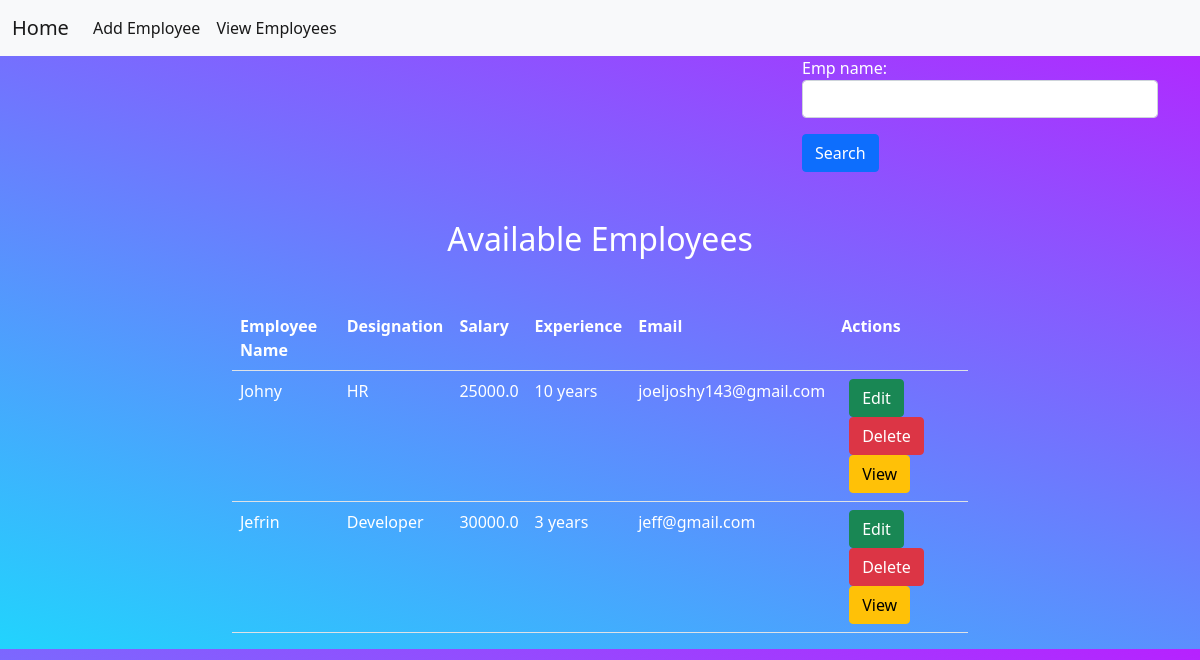
Before: /Employees/employees with the older database file.
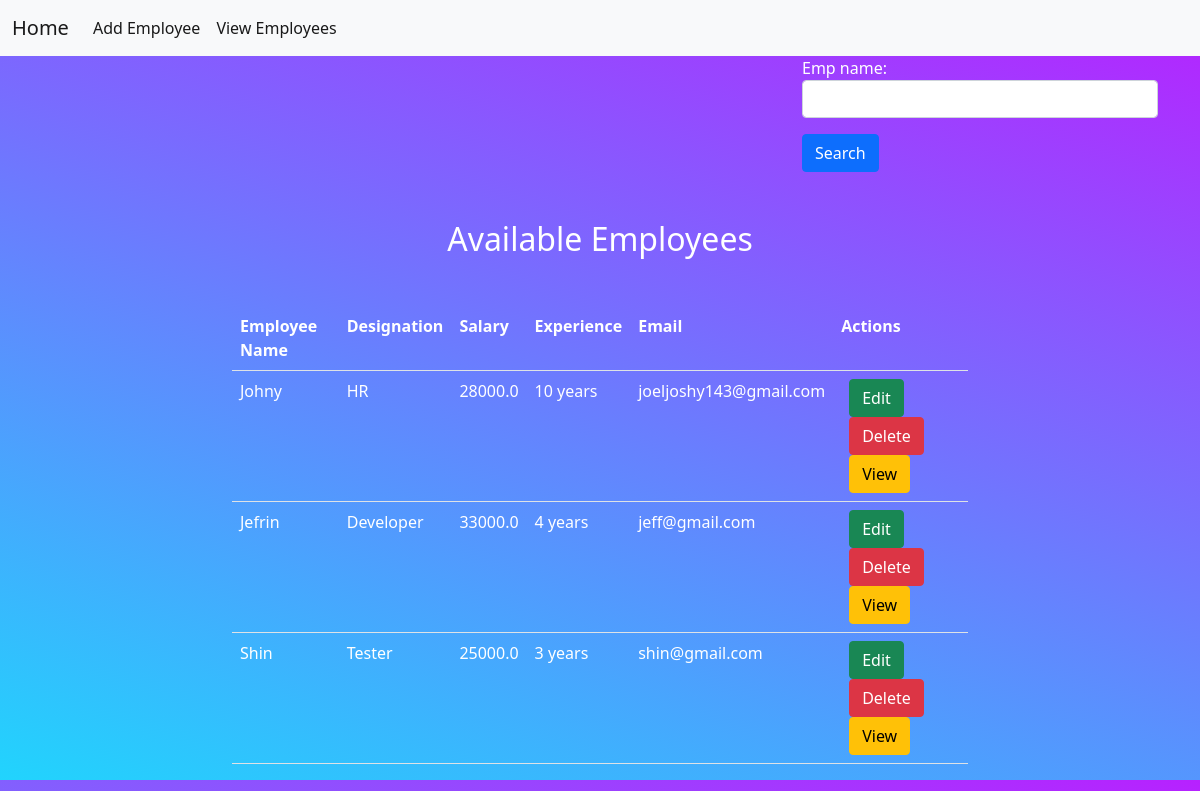
After: the same page with the newer database file.
### Employees/models.py (models this page shows, shortened)
class AddEmployee(models.Model):
    emp_name = models.CharField(max_length=70)
    desig = models.CharField(max_length=30)
    salary = models.FloatField(default=50)
    exp = models.IntegerField()
    email = models.EmailField(max_length=250, unique=True)

### Employees/views.py (the view, shortened to what this page needs)
# urls.py: path('employees',get_employee,name='emplist'),
def get_employee(request):
    context = {}
    form = SearchForm()
    context['form'] = form
    emps = AddEmployee.objects.all()
    context['emps'] = emps
    return render(request,"employee_list.html",context)

### Employees/forms.py
class SearchForm(forms.Form):
    emp_name = forms.CharField(max_length=20,widget=(forms.TextInput(attrs={'class':'form-control'})))

### Employees/templates/employee_list.html (shortened to what this page needs)
<!DOCTYPE html>
{%extends 'base.html'%}
{%block body_block%}
    <div class="container text-white">
        <div class="row">
            <div class="col-4"></div>
            <div class="col-4"></div>
            <div class="col-4">
                <form action="" method="post">
                    {{form.as_p}}
                    <input type="submit" value="Search" class="btn btn-primary">
                </form>
            </div>
        </div>
        <div class="row">
            <div class="col-2"></div>
            <div class="col-8">
                <h2 class="text-center mt-5">Available Employees</h2>
                <table class="table text-white mt-5">
                    <tr>
                        <th>Employee Name</th>
                        <th>Designation</th>
                        <th>Salary</th>
                        <th>Experience</th>
                        <th>Email</th>
                        <th>Actions</th>
                    </tr>
                    {%if emps%}
                    {%for emp in emps%}
                    <tr>
                        <td>{{emp.emp_name}}</td>
                        <td>{{emp.desig}}</td>
                        <td>{{emp.salary}}</td>
                        <td>{{emp.exp}} years</td>
                        <td>{{emp.email}}</td>
                        <td class="text-white">
                            <a href="{%url 'update' emp.id%}" class="btn btn-success ms-2">Edit</a>
                            <a href="{%url 'remove' emp.id%}" class="btn btn-danger ms-2">Delete</a>
                            <a href="{%url 'details' emp.id%}" class="btn btn-warning ms-2">View</a>
                    </td>
                    </tr>
                    {%endfor%}
                    {%endif%}
                </table>
            </div>
            <div class="col-2"></div>
        </div>
    </div>
{%endblock%}

Changed rows visible on the page:
changed AddEmployee "Johny": salary "25000.0" → "28000.0"
changed AddEmployee "Jefrin": salary "30000.0" → "33000.0"; exp "3" → "4"
added AddEmployee: emp_name "Shin", desig "Tester", salary "25000.0", exp "3", email "shin@gmail.com"
